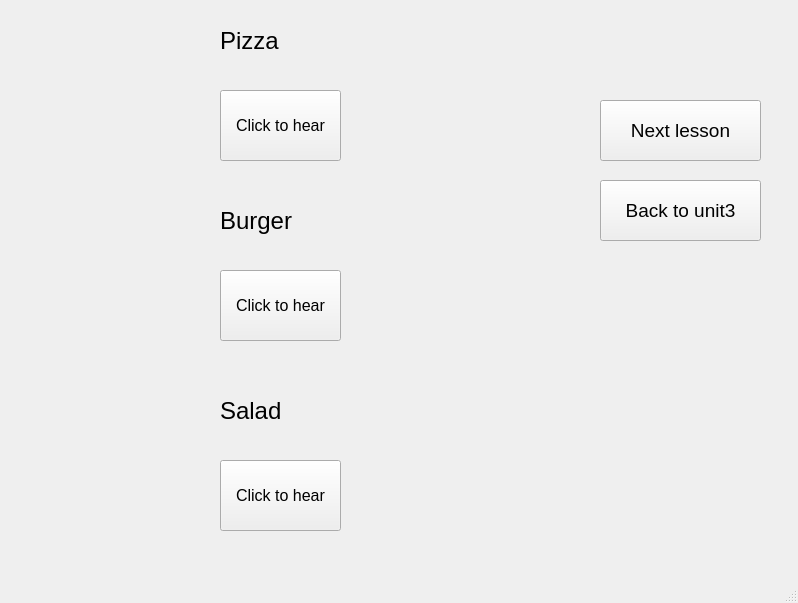
<?xml version="1.0" encoding="UTF-8"?>
<ui version="4.0">
 <class>MainWindow</class>
 <widget class="QMainWindow" name="MainWindow">
  <property name="geometry">
   <rect>
    <x>0</x>
    <y>0</y>
    <width>798</width>
    <height>603</height>
   </rect>
  </property>
  <property name="windowTitle">
   <string>MainWindow</string>
  </property>
  <widget class="QWidget" name="centralwidget">
   <widget class="QLabel" name="label">
    <property name="geometry">
     <rect>
      <x>40</x>
      <y>20</y>
      <width>161</width>
      <height>141</height>
     </rect>
    </property>
    <property name="text">
     <string/>
    </property>
    <property name="pixmap">
     <pixmap>../PTI picture SPCK/pizza.jfif</pixmap>
    </property>
    <property name="scaledContents">
     <bool>true</bool>
    </property>
   </widget>
   <widget class="QLabel" name="label_5">
    <property name="geometry">
     <rect>
      <x>220</x>
      <y>10</y>
      <width>191</width>
      <height>61</height>
     </rect>
    </property>
    <property name="font">
     <font>
      <pointsize>18</pointsize>
     </font>
    </property>
    <property name="text">
     <string>Pizza</string>
    </property>
   </widget>
   <widget class="QPushButton" name="pushButton">
    <property name="geometry">
     <rect>
      <x>220</x>
      <y>90</y>
      <width>121</width>
      <height>71</height>
     </rect>
    </property>
    <property name="font">
     <font>
      <pointsize>12</pointsize>
     </font>
    </property>
    <property name="text">
     <string>Click to hear</string>
    </property>
   </widget>
   <widget class="QLabel" name="label_2">
    <property name="geometry">
     <rect>
      <x>40</x>
      <y>200</y>
      <width>161</width>
      <height>141</height>
     </rect>
    </property>
    <property name="text">
     <string/>
    </property>
    <property name="pixmap">
     <pixmap>../PTI picture SPCK/burger.jpg</pixmap>
    </property>
    <property name="scaledContents">
     <bool>true</bool>
    </property>
   </widget>
   <widget class="QLabel" name="label_6">
    <property name="geometry">
     <rect>
      <x>220</x>
      <y>190</y>
      <width>191</width>
      <height>61</height>
     </rect>
    </property>
    <property name="font">
     <font>
      <pointsize>18</pointsize>
     </font>
    </property>
    <property name="text">
     <string>Burger</string>
    </property>
   </widget>
   <widget class="QPushButton" name="pushButton_2">
    <property name="geometry">
     <rect>
      <x>220</x>
      <y>270</y>
      <width>121</width>
      <height>71</height>
     </rect>
    </property>
    <property name="font">
     <font>
      <pointsize>12</pointsize>
     </font>
    </property>
    <property name="text">
     <string>Click to hear</string>
    </property>
   </widget>
   <widget class="QLabel" name="label_3">
    <property name="geometry">
     <rect>
      <x>40</x>
      <y>390</y>
      <width>161</width>
      <height>141</height>
     </rect>
    </property>
    <property name="text">
     <string/>
    </property>
    <property name="pixmap">
     <pixmap>../PTI picture SPCK/salad.jpg</pixmap>
    </property>
    <property name="scaledContents">
     <bool>true</bool>
    </property>
   </widget>
   <widget class="QLabel" name="label_7">
    <property name="geometry">
     <rect>
      <x>220</x>
      <y>380</y>
      <width>191</width>
      <height>61</height>
     </rect>
    </property>
    <property name="font">
     <font>
      <pointsize>18</pointsize>
     </font>
    </property>
    <property name="text">
     <string>Salad</string>
    </property>
   </widget>
   <widget class="QPushButton" name="pushButton_3">
    <property name="geometry">
     <rect>
      <x>220</x>
      <y>460</y>
      <width>121</width>
      <height>71</height>
     </rect>
    </property>
    <property name="font">
     <font>
      <pointsize>12</pointsize>
     </font>
    </property>
    <property name="text">
     <string>Click to hear</string>
    </property>
   </widget>
   <widget class="QPushButton" name="pushButton_7">
    <property name="geometry">
     <rect>
      <x>600</x>
      <y>100</y>
      <width>161</width>
      <height>61</height>
     </rect>
    </property>
    <property name="font">
     <font>
      <pointsize>14</pointsize>
     </font>
    </property>
    <property name="text">
     <string>Next lesson</string>
    </property>
   </widget>
   <widget class="QPushButton" name="pushButton_5">
    <property name="geometry">
     <rect>
      <x>600</x>
      <y>180</y>
      <width>161</width>
      <height>61</height>
     </rect>
    </property>
    <property name="font">
     <font>
      <pointsize>14</pointsize>
     </font>
    </property>
    <property name="text">
     <string>Back to unit3</string>
    </property>
   </widget>
  </widget>
  <widget class="QMenuBar" name="menubar">
   <property name="geometry">
    <rect>
     <x>0</x>
     <y>0</y>
     <width>798</width>
     <height>26</height>
    </rect>
   </property>
  </widget>
  <widget class="QStatusBar" name="statusbar"/>
 </widget>
 <resources/>
 <connections/>
</ui>
